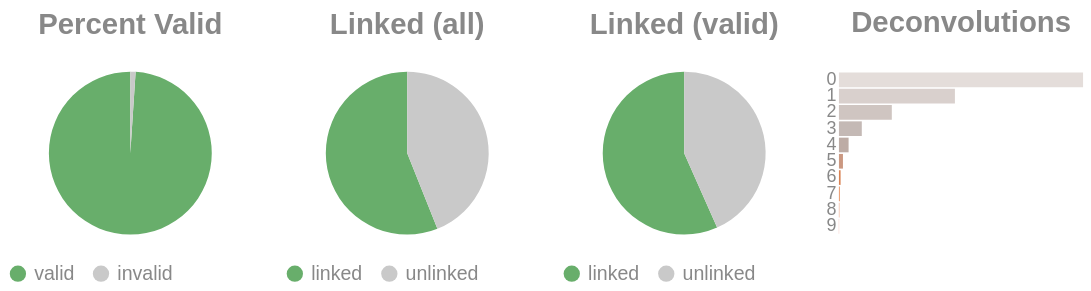

Notebook code for this chart:
### Code cell
if SKIPLR:
    pass
else:
    clash = Counter()
    for i in valids['molecule'].to_list():
        _mol = i.split("-")
        if len(_mol) == 1:
            clash.update('0')
        else:
            clash.update(_mol[-1])

    _d = {"deconvolutions": [], 'count': []}
    for k,v in clash.items():
        _d['deconvolutions'].append(k)
        _d['count'].append(v)

    tot_valid = valids['reads'].sum()
    mask = valids['reads'] >= 2
    n_linked_reads = valids.filter(mask)['reads'].sum()
    if n_linked_reads == 0:
        print_html("No linked molecules (>=2 reads) were detected; skipping linked-only distributions.")
        SKIPLR = True
    else:
        perc_valid = round(tot_valid / n_reads, 4)
        linked_perc_abs = round(n_linked_reads / n_reads, 4)
        linked_perc = round(n_linked_reads / tot_valid, 4)

    _valid = pl.DataFrame({"valids": ['valid', 'invalid'], "count": [tot_valid, n_reads - tot_valid]})
    _linked_abs = pl.DataFrame({"linked (absolute)": ['linked', 'unlinked'], "count": [n_linked_reads, n_reads - n_linked_reads]})
    _linked_rel = pl.DataFrame({"linked (valids)": ['linked', 'unlinked'], "count": [n_linked_reads, tot_valid - n_linked_reads]})

    (
        alt.hconcat(
            piechart(_valid, goodval = 'valid', title = "Percent Valid"),
            piechart(_linked_abs, goodval = "linked", title =  "Linked (all)"),
            piechart(_linked_rel, goodval = "linked", title =  "Linked (valid)"),
            convolutionbar(pl.DataFrame(_d), title = "Deconvolutions"),
            center = True,
            bounds = 'flush'
        )
        .resolve_scale(color='independent')
        .resolve_legend('independent')
        .properties(usermeta={'embedOptions': {"actions": False}})
    ).display()

### Figure 1 — Vega-Lite specification as saved in the notebook (floating-point values rounded to 4 significant figures)
{"width": "container", "height": 400, "config": {"title": {"anchor": "start", "dy": -15, "fontSize": 18, "color": "#888888", "subtitleColor": "#888888", "subtitleFontSize": 14}, "arc": {"fill": "#0072B2"}, "axis": {"domainColor": "#888888", "domainWidth": 0.5, "gridWidth": 0.2, "grid": false, "titleFontWeight": 400, "titleFontSize": 15, "labelFontSize": 11, "labelColor": "#888888", "tickColor": "#888888", "tickWidth": 0.2, "titleColor": "#888888"}, "axisBand": {"grid": false}, "axisX": {"grid": true, "tickSize": 10, "domainCap": "round"}, "axisY": {"domain": false, "grid": true, "tickSize": 0, "domainCap": "round"}, "background": "transparent", "header": {"labelFontSize": 15, "labelColor": "#888888", "titleFontSize": 15, "titleFontWeight": 600, "titleColor": "#888888"}, "legend": {"labelFont": "sans-serif", "labelFontSize": 12, "labelColor": "#888888", "symbolSize": 100, "symbolType": "circle", "titleFontSize": 12, "titlePadding": 10, "titleColor": "#888888", "title": null}, "range": {"category": ["#E69F00", "#56B4E9", "#009E73", "#F0E442", "#0072B2", "#D55E00", "#CC79A7", "#000000"], "diverging": ["#cfe8f3", "#a2d4ec", "#73bfe2", "#46abdb", "#1696d2", "#12719e"]}, "area": {"fill": "#0072B2", "fillOpacity": 0.7, "line": true, "strokeOpacity": 0.7}, "line": {"color": "#0072B2", "stroke": "#0072B2", "strokeWidth": 2}, "trail": {"color": "#0072B2", "stroke": "#0072B2", "strokeWidth": 0, "size": 1}, "point": {"filled": true, "fillOpacity": 1.0, "size": 95}, "text": {"color": "#888888", "fontSize": 11, "align": "right", "fontWeight": 400, "size": 11}, "bar": {"fill": "#0072B2", "stroke": null}, "view": {"stroke": null, "continuousWidth": 660, "continuousHeight": 400}}, "hconcat": [{"data": {"name": "data-c5a9dac99450fdb4a377d88649d60607"}, "mark": {"type": "arc"}, "encoding": {"color": {"field": "valids", "legend": {"orient": "bottom", "title": null}, "scale": {"domain": ["valid", "invalid"], "range": ["#68ae6b", "#C9C9C9"]}, "title": "Valids", "type": "nominal"}, "theta": {"field": "count", "type": "quantitative"}, "tooltip": [{"field": "valids", "title": "Valids", "type": "ordinal"}, {"field": "percent", "format": ".2%", "title": "Percent", "type": "quantitative"}, {"field": "count", "title": "Count", "type": "quantitative"}]}, "height": 100, "title": {"text": "Percent Valid", "align": "center", "anchor": "middle"}, "transform": [{"calculate": "datum.count / 4798959", "as": "percent"}], "width": 150}, {"data": {"name": "data-94d43224542cabffb3f524319f185be2"}, "mark": {"type": "arc"}, "encoding": {"color": {"field": "linked (absolute)", "legend": {"orient": "bottom", "title": null}, "scale": {"domain": ["linked", "unlinked"], "range": ["#68ae6b", "#C9C9C9"]}, "title": "Linked (Absolute)", "type": "nominal"}, "theta": {"field": "count", "type": "quantitative"}, "tooltip": [{"field": "linked (absolute)", "title": "Linked (Absolute)", "type": "ordinal"}, {"field": "percent", "format": ".2%", "title": "Percent", "type": "quantitative"}, {"field": "count", "title": "Count", "type": "quantitative"}]}, "height": 100, "title": {"text": "Linked (all)", "align": "center", "anchor": "middle"}, "transform": [{"calculate": "datum.count / 4798959", "as": "percent"}], "width": 150}, {"data": {"name": "data-a89c8c6ba2ad8302e451e2ac4eeac891"}, "mark": {"type": "arc"}, "encoding": {"color": {"field": "linked (valids)", "legend": {"orient": "bottom", "title": null}, "scale": {"domain": ["linked", "unlinked"], "range": ["#68ae6b", "#C9C9C9"]}, "title": "Linked (Valids)", "type": "nominal"}, "theta": {"field": "count", "type": "quantitative"}, "tooltip": [{"field": "linked (valids)", "title": "Linked (Valids)", "type": "ordinal"}, {"field": "percent", "format": ".2%", "title": "Percent", "type": "quantitative"}, {"field": "count", "title": "Count", "type": "quantitative"}]}, "height": 100, "title": {"text": "Linked (valid)", "align": "center", "anchor": "middle"}, "transform": [{"calculate": "datum.count / 4749138", "as": "percent"}], "width": 150}, {"data": {"name": "data-0e41fea3e46ed593572209f5675fe793"}, "mark": {"type": "bar"}, "encoding": {"color": {"field": "deconvolutions", "legend": null, "scale": {"scheme": "lightgreyred"}, "type": "nominal"}, "tooltip": [{"field": "deconvolutions", "title": "Deconvolutions", "type": "ordinal"}, {"field": "percent", "format": ".2%", "title": "Percent", "type": "quantitative"}, {"field": "count", "title": "Count", "type": "quantitative"}], "x": {"axis": null, "field": "count", "type": "quantitative"}, "y": {"field": "deconvolutions", "sort": "ascending", "title": null, "type": "nominal"}}, "height": 100, "title": {"text": "Deconvolutions", "align": "center", "anchor": "middle"}, "transform": [{"calculate": "datum.count / 2961420", "as": "percent"}], "width": 150}], "bounds": "flush", "center": true, "resolve": {"legend": {"angle": "independent"}, "scale": {"color": "independent"}}, "usermeta": {"embedOptions": {"actions": false}}, "$schema": "https://vega.github.io/schema/vega-lite/v6.4.1.json", "datasets": {"data-c5a9dac99450fdb4a377d88649d60607": [{"valids": "valid", "count": 4749138}, {"valids": "invalid", "count": 49821}], "data-94d43224542cabffb3f524319f185be2": [{"linked (absolute)": "linked", "count": 2689340}, {"linked (absolute)": "unlinked", "count": 2109619}], "data-a89c8c6ba2ad8302e451e2ac4eeac891": [{"linked (valids)": "linked", "count": 2689340}, {"linked (valids)": "unlinked", "count": 2059798}], "data-0e41fea3e46ed593572209f5675fe793": [{"deconvolutions": "0", "count": 1598613}, {"deconvolutions": "1", "count": 759366}, {"deconvolutions": "2", "count": 346259}, {"deconvolutions": "3", "count": 149682}, {"deconvolutions": "4", "count": 63253}, {"deconvolutions": "5", "count": 26309}, {"deconvolutions": "6", "count": 10837}, {"deconvolutions": "7", "count": 4508}, {"deconvolutions": "8", "count": 1869}, {"deconvolutions": "9", "count": 724}]}}
